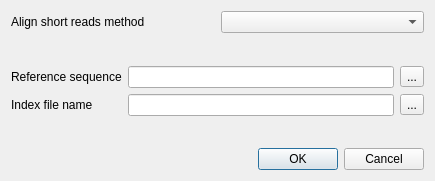
<?xml version="1.0" encoding="UTF-8"?>
<ui version="4.0">
 <class>BuildIndexFromRefDialog</class>
 <widget class="QDialog" name="BuildIndexFromRefDialog">
  <property name="geometry">
   <rect>
    <x>0</x>
    <y>0</y>
    <width>435</width>
    <height>181</height>
   </rect>
  </property>
  <property name="sizePolicy">
   <sizepolicy hsizetype="Minimum" vsizetype="Preferred">
    <horstretch>0</horstretch>
    <verstretch>0</verstretch>
   </sizepolicy>
  </property>
  <property name="windowTitle">
   <string>Build Index</string>
  </property>
  <layout class="QGridLayout" name="gridLayout_2">
   <property name="sizeConstraint">
    <enum>QLayout::SetMinAndMaxSize</enum>
   </property>
   <item row="0" column="0">
    <layout class="QVBoxLayout" name="verticalLayout">
     <property name="sizeConstraint">
      <enum>QLayout::SetMinAndMaxSize</enum>
     </property>
     <item>
      <layout class="QHBoxLayout" name="horizontalLayout_2">
       <property name="sizeConstraint">
        <enum>QLayout::SetMinAndMaxSize</enum>
       </property>
       <item>
        <widget class="QLabel" name="label_3">
         <property name="toolTip">
          <string>Select a method that would be used to align short reads.</string>
         </property>
         <property name="text">
          <string>Align short reads method</string>
         </property>
        </widget>
       </item>
       <item>
        <widget class="QComboBox" name="methodNamesBox">
         <property name="toolTip">
          <string>Select a method that would be used to align short reads.</string>
         </property>
        </widget>
       </item>
      </layout>
     </item>
     <item>
      <spacer name="verticalSpacer_2">
       <property name="orientation">
        <enum>Qt::Vertical</enum>
       </property>
       <property name="sizeHint" stdset="0">
        <size>
         <width>20</width>
         <height>1</height>
        </size>
       </property>
      </spacer>
     </item>
     <item>
      <layout class="QGridLayout" name="gridLayout">
       <property name="sizeConstraint">
        <enum>QLayout::SetMinAndMaxSize</enum>
       </property>
       <item row="0" column="0">
        <widget class="QLabel" name="label_2">
         <property name="toolTip">
          <string>Select a DNA sequence that would be used to align short reads to. This parameter is &lt;b&gt;required&lt;/b&gt;.</string>
         </property>
         <property name="text">
          <string>Reference sequence</string>
         </property>
        </widget>
       </item>
       <item row="0" column="1">
        <widget class="QLineEdit" name="refSeqEdit">
         <property name="toolTip">
          <string>Select a DNA sequence that would be used to align short reads to. This parameter is &lt;b&gt;required&lt;/b&gt;.</string>
         </property>
         <property name="readOnly">
          <bool>false</bool>
         </property>
        </widget>
       </item>
       <item row="0" column="2">
        <widget class="QToolButton" name="addRefButton">
         <property name="text">
          <string>...</string>
         </property>
        </widget>
       </item>
       <item row="1" column="0">
        <widget class="QLabel" name="label_4">
         <property name="toolTip">
          <string>Specify the index to build for the reference sequence. This parameter is &lt;b&gt;required&lt;/b&gt;.</string>
         </property>
         <property name="text">
          <string>Index file name</string>
         </property>
        </widget>
       </item>
       <item row="1" column="1">
        <widget class="QLineEdit" name="indexFileNameEdit">
         <property name="toolTip">
          <string>Specify the index to build for the reference sequence. This parameter is &lt;b&gt;required&lt;/b&gt;.</string>
         </property>
         <property name="readOnly">
          <bool>true</bool>
         </property>
        </widget>
       </item>
       <item row="1" column="2">
        <widget class="QToolButton" name="setIndexFileNameButton">
         <property name="text">
          <string>...</string>
         </property>
        </widget>
       </item>
      </layout>
     </item>
     <item>
      <spacer name="verticalSpacer">
       <property name="orientation">
        <enum>Qt::Vertical</enum>
       </property>
       <property name="sizeHint" stdset="0">
        <size>
         <width>409</width>
         <height>0</height>
        </size>
       </property>
      </spacer>
     </item>
    </layout>
   </item>
   <item row="1" column="0">
    <widget class="QDialogButtonBox" name="buttonBox">
     <property name="standardButtons">
      <set>QDialogButtonBox::Cancel|QDialogButtonBox::Ok</set>
     </property>
    </widget>
   </item>
  </layout>
 </widget>
 <resources/>
 <connections>
  <connection>
   <sender>buttonBox</sender>
   <signal>accepted()</signal>
   <receiver>BuildIndexFromRefDialog</receiver>
   <slot>accept()</slot>
   <hints>
    <hint type="sourcelabel">
     <x>217</x>
     <y>172</y>
    </hint>
    <hint type="destinationlabel">
     <x>217</x>
     <y>96</y>
    </hint>
   </hints>
  </connection>
  <connection>
   <sender>buttonBox</sender>
   <signal>rejected()</signal>
   <receiver>BuildIndexFromRefDialog</receiver>
   <slot>reject()</slot>
   <hints>
    <hint type="sourcelabel">
     <x>217</x>
     <y>172</y>
    </hint>
    <hint type="destinationlabel">
     <x>217</x>
     <y>96</y>
    </hint>
   </hints>
  </connection>
 </connections>
</ui>
